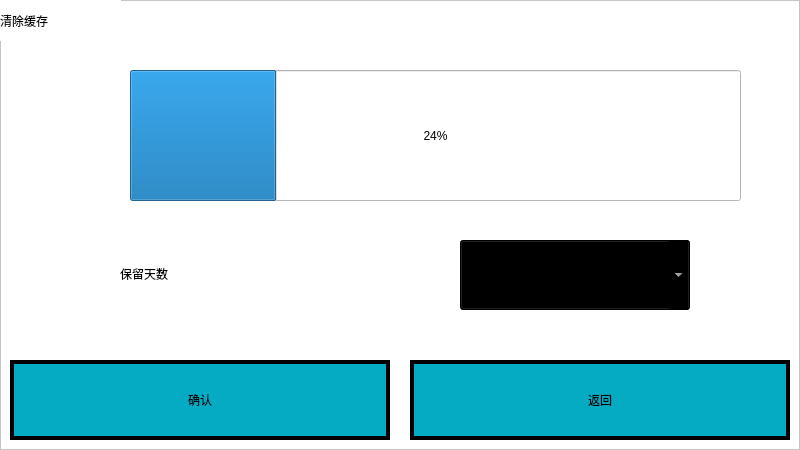
<?xml version="1.0" encoding="UTF-8"?>
<ui version="4.0">
 <class>Form</class>
 <widget class="QWidget" name="Form">
  <property name="geometry">
   <rect>
    <x>0</x>
    <y>0</y>
    <width>800</width>
    <height>450</height>
   </rect>
  </property>
  <property name="windowTitle">
   <string>Form</string>
  </property>
  <property name="styleSheet">
   <string notr="true">background-color: rgb(255, 255, 255);</string>
  </property>
  <widget class="QFrame" name="frame">
   <property name="geometry">
    <rect>
     <x>0</x>
     <y>0</y>
     <width>800</width>
     <height>450</height>
    </rect>
   </property>
   <property name="frameShape">
    <enum>QFrame::StyledPanel</enum>
   </property>
   <property name="frameShadow">
    <enum>QFrame::Raised</enum>
   </property>
   <widget class="QLabel" name="label">
    <property name="geometry">
     <rect>
      <x>120</x>
      <y>240</y>
      <width>272</width>
      <height>67</height>
     </rect>
    </property>
    <property name="styleSheet">
     <string notr="true">font: 20pt &quot;宋体&quot;;</string>
    </property>
    <property name="text">
     <string>保留天数</string>
    </property>
   </widget>
   <widget class="QProgressBar" name="clearBar">
    <property name="geometry">
     <rect>
      <x>130</x>
      <y>70</y>
      <width>611</width>
      <height>131</height>
     </rect>
    </property>
    <property name="sizePolicy">
     <sizepolicy hsizetype="Preferred" vsizetype="Preferred">
      <horstretch>0</horstretch>
      <verstretch>0</verstretch>
     </sizepolicy>
    </property>
    <property name="styleSheet">
     <string notr="true">font: 50pt &quot;幼圆&quot;;
</string>
    </property>
    <property name="value">
     <number>24</number>
    </property>
   </widget>
   <widget class="QComboBox" name="clearCb">
    <property name="geometry">
     <rect>
      <x>460</x>
      <y>240</y>
      <width>230</width>
      <height>70</height>
     </rect>
    </property>
    <property name="sizePolicy">
     <sizepolicy hsizetype="Preferred" vsizetype="Preferred">
      <horstretch>0</horstretch>
      <verstretch>0</verstretch>
     </sizepolicy>
    </property>
    <property name="styleSheet">
     <string notr="true">QComboBox::drop-down{
width:56px;  height:56px;
}

QComboBox{
font: 20pt &quot;宋体&quot;;
color: rgb(255, 255, 255);
background-color: rgb(0, 0, 0);
}

QComboBox QAbstractItemView {
	background-color: rgb(0, 0, 0);/*背景颜色*/
    padding: 1px 2px 1px 2px;  /*针对于组合框中的文本内容*/
	color: rgb(255,255,255)
}</string>
    </property>
   </widget>
   <widget class="QLabel" name="label_2">
    <property name="geometry">
     <rect>
      <x>0</x>
      <y>0</y>
      <width>121</width>
      <height>41</height>
     </rect>
    </property>
    <property name="styleSheet">
     <string notr="true">font: 20pt &quot;宋体&quot;;</string>
    </property>
    <property name="text">
     <string>清除缓存</string>
    </property>
   </widget>
   <widget class="QPushButton" name="btnReturn">
    <property name="geometry">
     <rect>
      <x>410</x>
      <y>360</y>
      <width>380</width>
      <height>80</height>
     </rect>
    </property>
    <property name="styleSheet">
     <string notr="true">QPushButton {
font: 20pt &quot;宋体&quot;;
border:4px solid rgb(0,0,0);
background-color:#05abc2;
}

QPushButton:pressed{
background-color: rgb(255, 0, 0);
}
</string>
    </property>
    <property name="text">
     <string>返回</string>
    </property>
   </widget>
   <widget class="QPushButton" name="btnConfirm">
    <property name="geometry">
     <rect>
      <x>10</x>
      <y>360</y>
      <width>380</width>
      <height>80</height>
     </rect>
    </property>
    <property name="styleSheet">
     <string notr="true">QPushButton {
font: 20pt &quot;宋体&quot;;
border:4px solid rgb(0,0,0);
background-color:#05abc2;
}

QPushButton:pressed{
background-color: rgb(255, 0, 0);
}
</string>
    </property>
    <property name="text">
     <string>确认</string>
    </property>
   </widget>
  </widget>
 </widget>
 <resources/>
 <connections/>
</ui>
